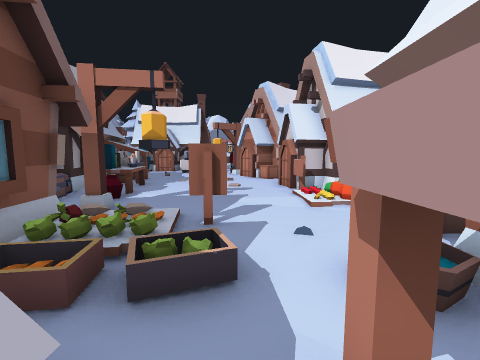
[1] (above)

24 first-person views from a walk through a Godot game level. The camera is 1.3 m above the floor, tilts 6° down and sees 90° across. The floor is counted in squares, 1 m on a side. Each view is taken from the middle of a square. On the plan, view 1 faces up. The plan holds only what a view shows up to about 12 squares ahead; the rest is blank. The place goes on beyond the plan.

[2]
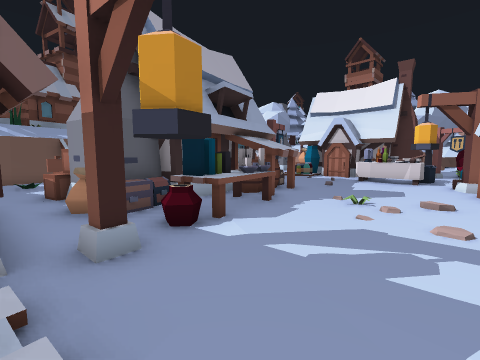

[3]
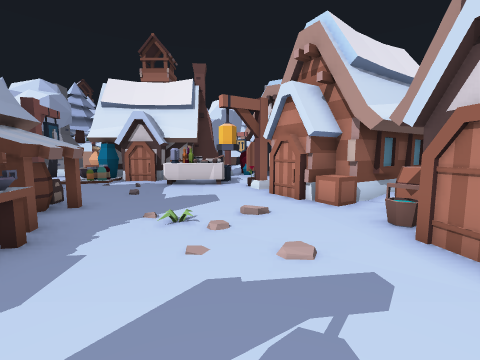

[4]
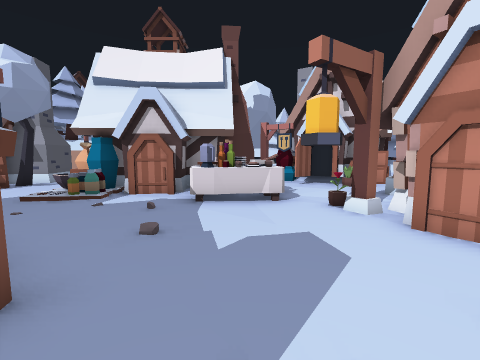

[5]
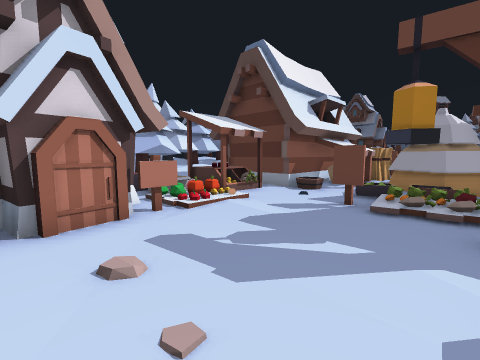

[6]
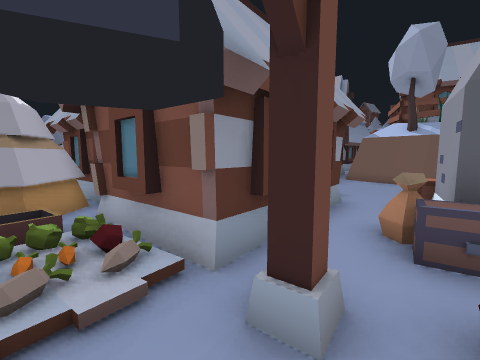

[7]
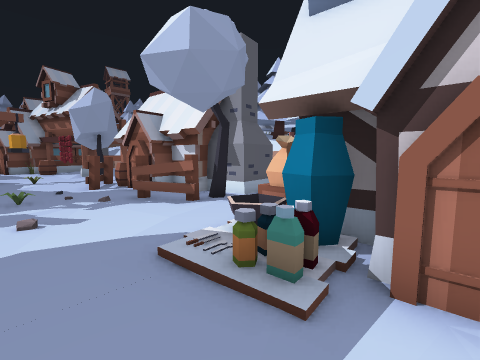

[8]
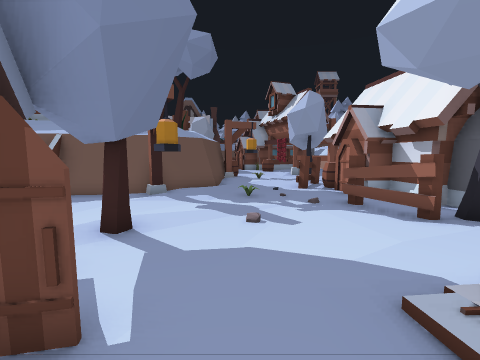

[9]
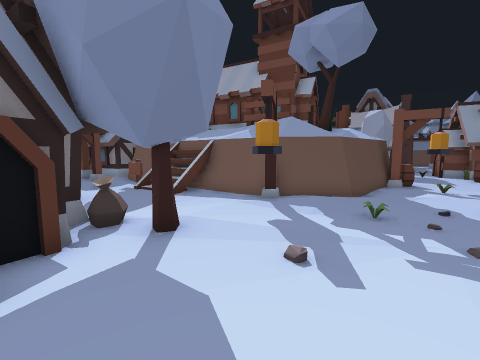

[10]
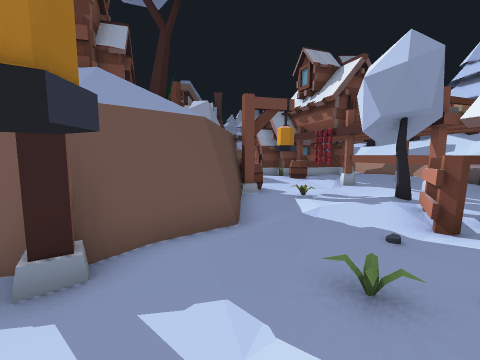

[11]
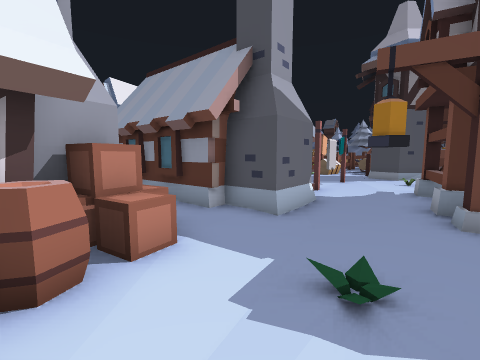

[12]
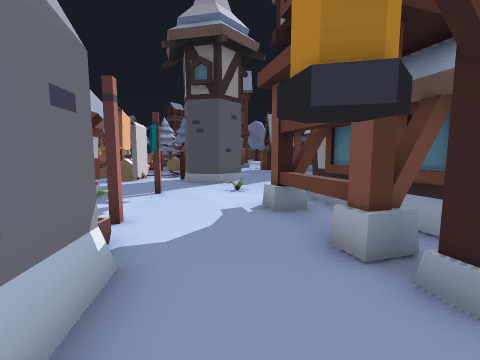

[13]
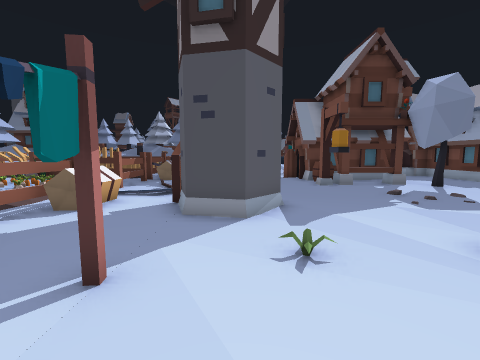

[14]
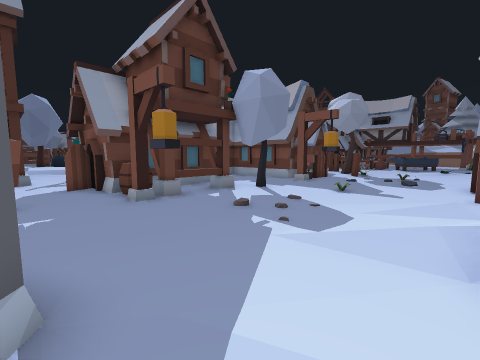

[15]
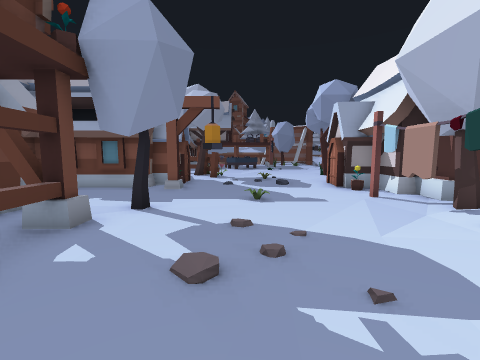

[16]
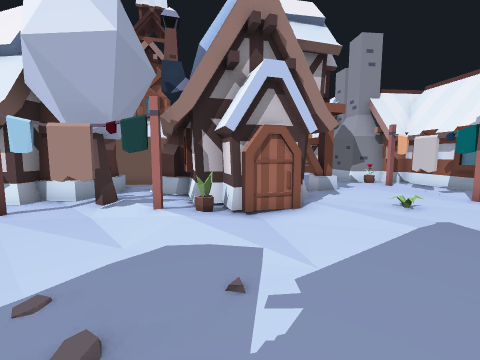

[17]
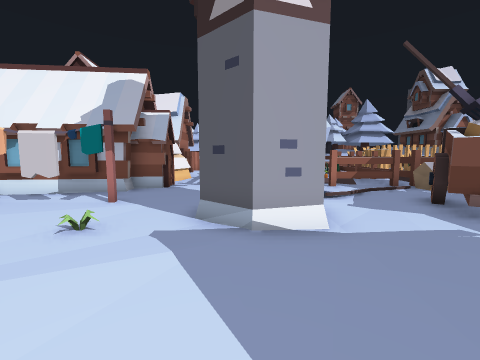

[18]
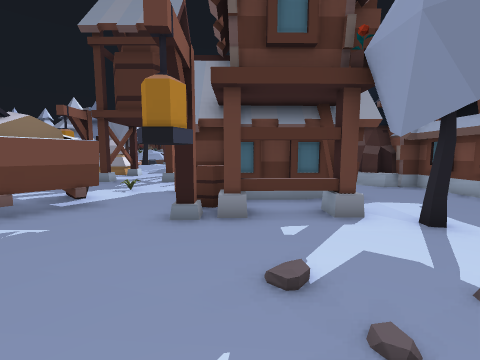

[19]
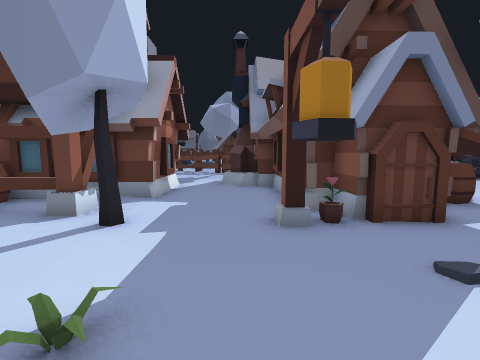

[20]
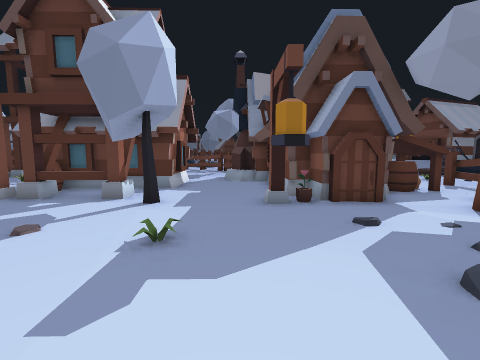

[21]
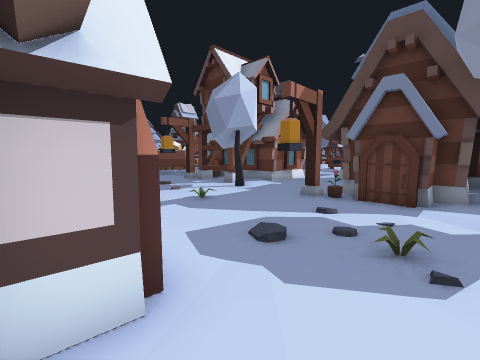

[22]
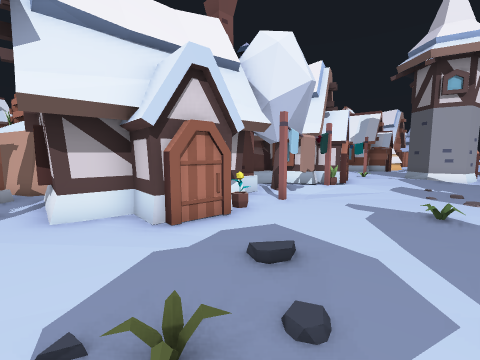

[23]
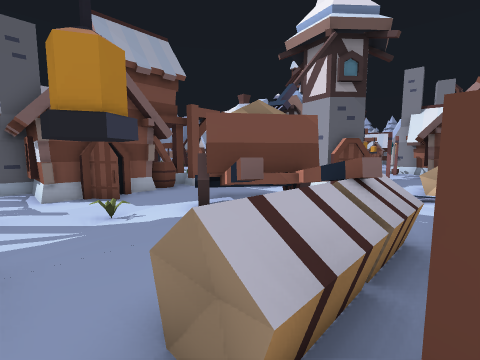

[24]
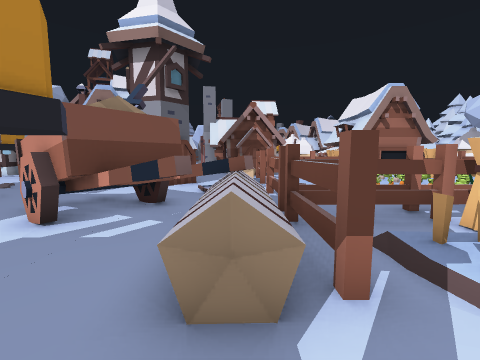

### Floor plan
Key: @ floor where view 1 was taken; # wall or solid block; x gap in a wall; . main floor; : floor 0.25 m higher than the main floor; + floor 0.5 m higher than the main floor; * floor 2.75 m higher than the main floor; / step, stairs or slope; D closed door; = window, fence, low wall or low ledge; ^ raised ledge; H house; B barrel; S sign; J jar; T bottle; P pot; C crate; A sack; F fence; W tower; G wagon; E wheel; O other object.
Columns run from 26 left of view 1 to 6 right of it. Each row starts with its distance up from view 1.
 24               #
 23  #   #        #         #OOH  O
 22  ....#  H   # #          .##OCC
 21   ..### H H####. A     #....PO
 20  #x#. #FBBDD###..C####  O....
 19  O......FF..##=..OJ#DD OO...#
 18  ................/TT..OTO...
 17  ...#.................OO.P##
 16  ...B....................x##
 15     B####.......... ......D####
 14        ###..#..#.# #.......DC##
 13          ##....#A# HO^......CB
 12           #.....## #B#......OH
 11           #.....   #B##.....##
 10         ###x=...   ##OO.....D#
  9          *///...   ##OO.....S##
  8          *////..BH##HOO.....O# OO
  7        #   #.S..BC##OOJ.....O+  O
  6        #   #.....C..A.x.#...:###
  5            #=.......H#H//S.../=^
  4            #......H#  H#//...##^
  3            #.....#    H#///. ####
  2             .##..##HH  H//.. #
  1             ##...PHH   ###.##
  0             ##=..###  ####@##
 -1             ###..#=#  #   .###
 -2 =#          ##...###  H   OO
 -3 .##      ####H....#H#HH   OO
 -4 ..########P#D.......#D#
 -5 ..#DP.##...............
 -6 ................W....#
 -7 ...............W W..^^.
 -8 ...............W DD.^x/
 -9 .................D../. /: ::
-10 ....#............../..//: ::
-11 ...P........x....../.#/   ::
-12 .DD#.....#=##...##...#.
-13 B###.....x.#B..#G##..######
-14 ## #....H#H#B...EG#.^#####
-15    #....H   #....##.^# #OO
-16    #....H   ##.....=^##=
-17    ###..H ##H......x^#
-18     ##..  #...........
-19      #..     .##..# .

Where each view was taken, in squares from view 1:
view 1: 0 up, 0 right, facing up
view 2: 5 up, 0 right, facing up-left
view 3: 7 up, 1 left, facing up
view 4: 11 up, 3 left, facing up
view 5: 11 up, 3 left, facing down-right
view 6: 7 up, 2 left, facing down-left
view 7: 16 up, 6 left, facing up-left
view 8: 16 up, 7 left, facing left
view 9: 18 up, 9 left, facing down-left
view 10: 15 up, 13 left, facing left
view 11: 8 up, 13 left, facing down-right
view 12: 4 up, 11 left, facing down
view 13: 1 down, 10 left, facing down
view 14: 5 down, 11 left, facing down-left
view 15: 9 down, 13 left, facing left
view 16: 10 down, 15 left, facing up
view 17: 7 down, 15 left, facing right
view 18: 7 down, 15 left, facing down
view 19: 7 down, 21 left, facing down
view 20: 5 down, 21 left, facing down
view 21: 4 down, 26 left, facing down-right
view 22: 9 down, 26 left, facing up-right
view 23: 18 down, 5 left, facing up-left
view 24: 19 down, 6 left, facing up
